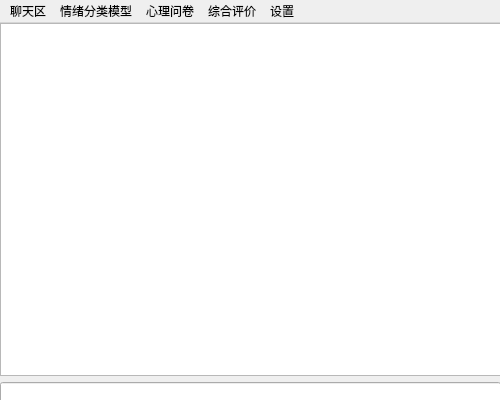
<?xml version="1.0" encoding="UTF-8"?>
<ui version="4.0">
 <class>MainWindow</class>
 <widget class="QMainWindow" name="MainWindow">
  <property name="geometry">
   <rect>
    <x>0</x>
    <y>0</y>
    <width>500</width>
    <height>400</height>
   </rect>
  </property>
  <property name="windowTitle">
   <string>MainWindow</string>
  </property>
  <widget class="QWidget" name="centralwidget">
   <widget class="QStackedWidget" name="stackedWidget">
    <property name="geometry">
     <rect>
      <x>0</x>
      <y>0</y>
      <width>500</width>
      <height>400</height>
     </rect>
    </property>
    <property name="sizePolicy">
     <sizepolicy hsizetype="Maximum" vsizetype="Maximum">
      <horstretch>0</horstretch>
      <verstretch>0</verstretch>
     </sizepolicy>
    </property>
    <property name="minimumSize">
     <size>
      <width>500</width>
      <height>0</height>
     </size>
    </property>
    <property name="maximumSize">
     <size>
      <width>500</width>
      <height>16777215</height>
     </size>
    </property>
    <property name="currentIndex">
     <number>0</number>
    </property>
    <widget class="QWidget" name="page_chatting">
     <widget class="QWidget" name="verticalLayoutWidget">
      <property name="geometry">
       <rect>
        <x>0</x>
        <y>0</y>
        <width>501</width>
        <height>381</height>
       </rect>
      </property>
      <layout class="QVBoxLayout" name="verticalLayout">
       <item>
        <widget class="QTextEdit" name="textEdit"/>
       </item>
       <item>
        <widget class="QLineEdit" name="lineEdit"/>
       </item>
      </layout>
     </widget>
    </widget>
    <widget class="QWidget" name="page_questionnaire"/>
    <widget class="QWidget" name="page_ce"/>
    <widget class="QWidget" name="page_setting"/>
    <widget class="QWidget" name="page_model"/>
   </widget>
  </widget>
  <widget class="QMenuBar" name="menubar">
   <property name="geometry">
    <rect>
     <x>0</x>
     <y>0</y>
     <width>500</width>
     <height>18</height>
    </rect>
   </property>
   <property name="sizePolicy">
    <sizepolicy hsizetype="Minimum" vsizetype="Minimum">
     <horstretch>0</horstretch>
     <verstretch>0</verstretch>
    </sizepolicy>
   </property>
   <property name="nativeMenuBar">
    <bool>true</bool>
   </property>
   <widget class="QMenu" name="menu">
    <property name="font">
     <font>
      <pointsize>10</pointsize>
     </font>
    </property>
    <property name="title">
     <string>聊天区</string>
    </property>
   </widget>
   <widget class="QMenu" name="menu_2">
    <property name="title">
     <string>情绪分类模型</string>
    </property>
   </widget>
   <widget class="QMenu" name="menu_3">
    <property name="title">
     <string>心理问卷</string>
    </property>
   </widget>
   <widget class="QMenu" name="menu_4">
    <property name="title">
     <string>综合评价</string>
    </property>
   </widget>
   <widget class="QMenu" name="menu_5">
    <property name="title">
     <string>设置</string>
    </property>
   </widget>
   <addaction name="menu"/>
   <addaction name="menu_2"/>
   <addaction name="menu_3"/>
   <addaction name="menu_4"/>
   <addaction name="menu_5"/>
  </widget>
 </widget>
 <resources/>
 <connections/>
</ui>
